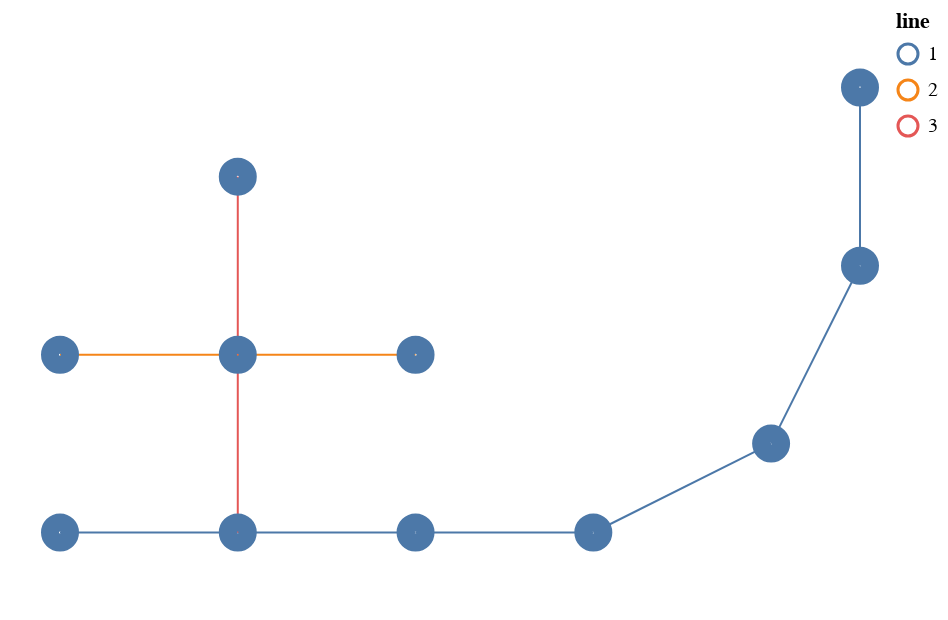

The code cell stored with this chart in its notebook:
### Code cell
dataset = MetroDataset(CONFIG.lines, init_nb=20)
num_nodes = dataset.cg.num_nodes()
dataset.cg.altair_graph(dataset.cg.graph, 10)

### Figure 1 — Vega-Lite specification as saved in the notebook (floating-point values rounded to 4 significant figures)
{"config": {"view": {"continuousWidth": 400, "continuousHeight": 300}}, "layer": [{"data": {"name": "data-b11d9738cd9d38cf607b5117656f3004"}, "mark": {"type": "geoshape", "filled": false}, "encoding": {"color": {"field": "line", "type": "nominal"}, "size": {"field": "weight", "type": "quantitative"}}}, {"data": {"name": "data-bbd0c593ad1b441fce4aa0c07f409180"}, "mark": {"type": "geoshape", "filled": false, "strokeWidth": 10}}], "$schema": "https://vega.github.io/schema/vega-lite/v4.17.0.json", "datasets": {"data-b11d9738cd9d38cf607b5117656f3004": [{"weight": 0.3, "line": 1, "type": "Feature", "geometry": {"type": "LineString", "coordinates": [[0.0, 0.0], [2.0, 0.0]]}}, {"weight": 0.3, "line": 1, "type": "Feature", "geometry": {"type": "LineString", "coordinates": [[2.0, 0.0], [4.0, 0.0]]}}, {"weight": 0.2, "line": 3, "type": "Feature", "geometry": {"type": "LineString", "coordinates": [[2.0, 0.0], [2.0, 2.0]]}}, {"weight": 0.3, "line": 1, "type": "Feature", "geometry": {"type": "LineString", "coordinates": [[4.0, 0.0], [6.0, 0.0]]}}, {"weight": 0.3, "line": 1, "type": "Feature", "geometry": {"type": "LineString", "coordinates": [[6.0, 0.0], [8.0, 1.0]]}}, {"weight": 0.3, "line": 1, "type": "Feature", "geometry": {"type": "LineString", "coordinates": [[8.0, 1.0], [9.0, 3.0]]}}, {"weight": 0.3, "line": 1, "type": "Feature", "geometry": {"type": "LineString", "coordinates": [[9.0, 3.0], [9.0, 5.0]]}}, {"weight": 0.3, "line": 2, "type": "Feature", "geometry": {"type": "LineString", "coordinates": [[0.0, 2.0], [2.0, 2.0]]}}, {"weight": 0.3, "line": 2, "type": "Feature", "geometry": {"type": "LineString", "coordinates": [[2.0, 2.0], [4.0, 2.0]]}}, {"weight": 0.2, "line": 3, "type": "Feature", "geometry": {"type": "LineString", "coordinates": [[2.0, 2.0], [2.0, 4.0]]}}], "data-bbd0c593ad1b441fce4aa0c07f409180": [{"station": 0, "side": 0, "line": 0, "contraction": {"7": {"station": 0, "side": 1, "line": 1}, "8": {"station": 0, "side": -1, "line": 1}}, "nodeID": 0, "type": "Feature", "geometry": {"type": "Point", "coordinates": [0.0, 0.0]}}, {"station": 2, "side": 0, "line": 0, "contraction": {"9": {"station": 2, "side": 1, "line": 1}, "10": {"station": 2, "side": -1, "line": 1}, "35": {"station": 2, "side": 1, "line": 3}, "36": {"station": 2, "side": -1, "line": 3}}, "nodeID": 1, "type": "Feature", "geometry": {"type": "Point", "coordinates": [2.0, 0.0]}}, {"station": 4, "side": 0, "line": 0, "contraction": {"11": {"station": 4, "side": 1, "line": 1}, "12": {"station": 4, "side": -1, "line": 1}}, "nodeID": 2, "type": "Feature", "geometry": {"type": "Point", "coordinates": [4.0, 0.0]}}, {"station": 6, "side": 0, "line": 0, "contraction": {"13": {"station": 6, "side": 1, "line": 1}, "14": {"station": 6, "side": -1, "line": 1}}, "nodeID": 3, "type": "Feature", "geometry": {"type": "Point", "coordinates": [6.0, 0.0]}}, {"station": 18, "side": 0, "line": 0, "contraction": {"15": {"station": 18, "side": 1, "line": 1}, "16": {"station": 18, "side": -1, "line": 1}}, "nodeID": 4, "type": "Feature", "geometry": {"type": "Point", "coordinates": [8.0, 1.0]}}, {"station": 39, "side": 0, "line": 0, "contraction": {"17": {"station": 39, "side": 1, "line": 1}, "18": {"station": 39, "side": -1, "line": 1}}, "nodeID": 5, "type": "Feature", "geometry": {"type": "Point", "coordinates": [9.0, 3.0]}}, {"station": 59, "side": 0, "line": 0, "contraction": {"19": {"station": 59, "side": 1, "line": 1}, "20": {"station": 59, "side": -1, "line": 1}}, "nodeID": 6, "type": "Feature", "geometry": {"type": "Point", "coordinates": [9.0, 5.0]}}, {"station": 20, "side": 0, "line": 0, "contraction": {"24": {"station": 20, "side": 1, "line": 2}, "25": {"station": 20, "side": -1, "line": 2}}, "nodeID": 7, "type": "Feature", "geometry": {"type": "Point", "coordinates": [0.0, 2.0]}}, {"station": 22, "side": 0, "line": 0, "contraction": {"26": {"station": 22, "side": 1, "line": 2}, "27": {"station": 22, "side": -1, "line": 2}, "33": {"station": 22, "side": 1, "line": 3}, "34": {"station": 22, "side": -1, "line": 3}}, "nodeID": 8, "type": "Feature", "geometry": {"type": "Point", "coordinates": [2.0, 2.0]}}, {"station": 24, "side": 0, "line": 0, "contraction": {"28": {"station": 24, "side": 1, "line": 2}, "29": {"station": 24, "side": -1, "line": 2}}, "nodeID": 9, "type": "Feature", "geometry": {"type": "Point", "coordinates": [4.0, 2.0]}}, {"station": 42, "side": 0, "line": 0, "contraction": {"31": {"station": 42, "side": 1, "line": 3}, "32": {"station": 42, "side": -1, "line": 3}}, "nodeID": 10, "type": "Feature", "geometry": {"type": "Point", "coordinates": [2.0, 4.0]}}]}}
